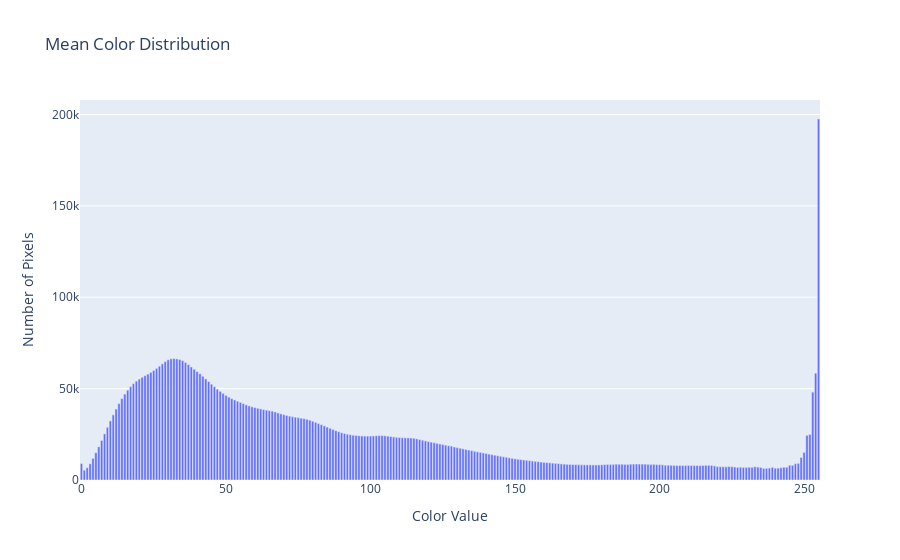

The code cell stored with this chart in its notebook:
### Markdown cell above
PLOTTING THE MEAN COLOR DISTRIBUTION USING PLOTLY

### Code cell
import plotly.graph_objects as go

# Calculate the mean color distribution across all images
mean_color_distribution = np.mean(color_distributions, axis=0)

# Create a bar chart of the mean color distribution
fig = go.Figure(
    go.Bar(x=np.arange(256), y=mean_color_distribution, name="Mean Color Distribution")
)

# Set the title and axis labels
fig.update_layout(
    title="Mean Color Distribution",
    xaxis_title="Color Value",
    yaxis_title="Number of Pixels"
)

# Show the plot
fig.show()

### Figure 1 — Plotly figure (JSON) as saved in the notebook; plotly's stock layout.template omitted (floating-point values rounded to 4 significant figures; data arrays with more than 128 entries replaced by an {"elided": "..."} marker saying what was removed)
{"data": [{"name": "Mean Color Distribution", "type": "bar", "x": {"elided": "256 int values"}, "y": {"elided": "256 float values"}}], "layout": {"title": {"text": "Mean Color Distribution"}, "xaxis": {"title": {"text": "Color Value"}}, "yaxis": {"title": {"text": "Number of Pixels"}}}}
